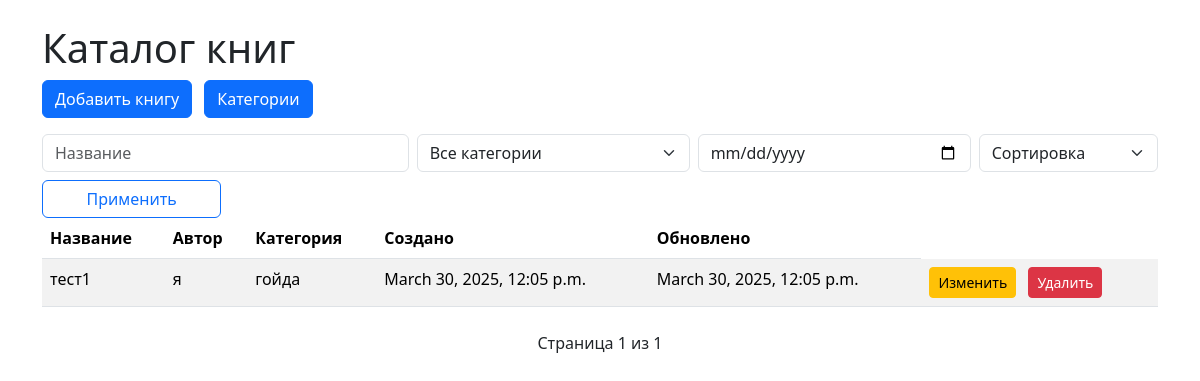
Before: /?page=2 with the older database file.
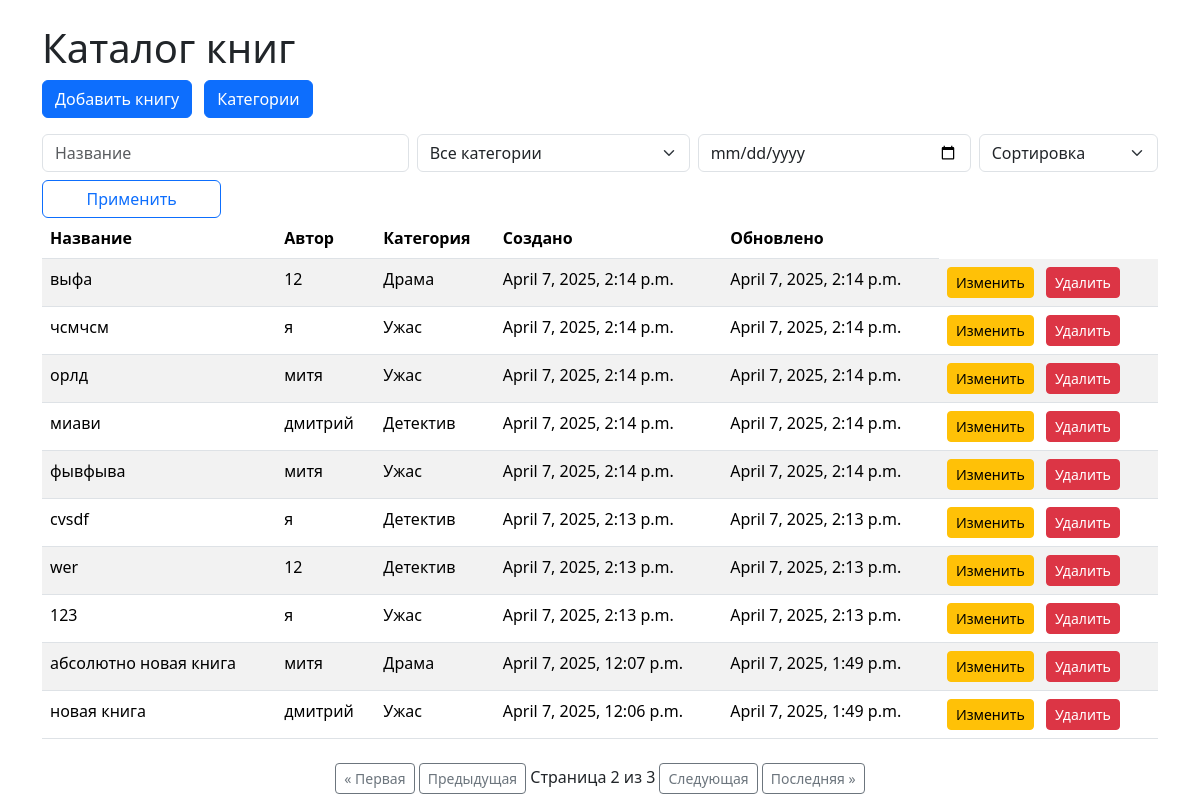
After: the same page with the newer database file.
### catalog/models.py (models this page shows, shortened)
class Book(models.Model):
    title = models.CharField(max_length=200)
    author = models.CharField(max_length=200)
    category = models.ForeignKey(Category, on_delete=models.CASCADE)
    created_at = models.DateTimeField(auto_now_add=True)
    updated_at = models.DateTimeField(auto_now=True)

class Category(models.Model):
    name = models.CharField(max_length=100, unique=True)

### catalog/views.py (the view)
# urls.py: path('', views.book_list, name='book_list'),
def book_list(request):
    books = Book.objects.all()
    categories = Category.objects.all()
    title_query = request.GET.get('title')
    if title_query:
        books = books.filter(title__icontains=title_query)
    category_id = request.GET.get('category')
    if category_id:
        books = books.filter(category_id=category_id)
    date_query = request.GET.get('date')
    if date_query:
        books = books.filter(created_at__date=date_query)
    allowed_sorts = [
        'title', '-title',
        'category__name', '-category__name',
        'created_at', '-created_at',
        'updated_at', '-updated_at'  # все возможные сортировки
    ]
    sort_by = request.GET.get('sort', '-created_at')  # по умолчанию сортировка по дате добавления (сначала новые)
    if sort_by not in allowed_sorts:
        sort_by = '-created_at'  # защита от неправильных параметров
    books = books.order_by(sort_by)
    paginator = Paginator(books, 10)
    page_number = request.GET.get('page')
    page_obj = paginator.get_page(page_number)
    return render(request, 'catalog/book_list.html', {
        'request': request,
        'page_obj': page_obj,
        'sort_by': sort_by,
        'categories': categories,
    })

### catalog/templatetags/custom_tags.py (called while the page is built)
@register.simple_tag(takes_context=True)
def param_replace(context, **kwargs):
    request = context['request']
    params = request.GET.copy()
    for key, value in kwargs.items():
        params[key] = value
    return params.urlencode()

### catalog/templates/catalog/book_list.html (shortened to what this page needs)
{% load static %}
{% load custom_tags %}
<!DOCTYPE html>
<html>
<head>
    <link href="{% static 'css/bootstrap.min.css' %}" rel="stylesheet">
</head>
<body>
    <div class="container mt-4">
        <h1>Каталог книг</h1>
        <a href="{% url 'add_book' %}" class="btn btn-primary mb-3">Добавить книгу</a>
        <a href="{% url 'category_list' %}" class="btn btn-primary mb-3 ms-2">Категории</a>
        <form method="get" id="combinedForm">
            <div class="row g-2">
                <div class="col-md-4">
                    <input type="text" class="form-control" name="title" placeholder="Название" value="{{ request.GET.title }}">
                </div>
                <div class="col-md-3">
                    <select class="form-select" name="category">
                        <option value="">Все категории</option>
                    </select>
                </div>
                <div class="col-md-3">
                    <input type="date" class="form-control" name="date" value="{{ request.GET.date }}">
                </div>
                <div class="col-md-2">
                    <select class="form-select" name="sort" onchange="document.getElementById('combinedForm').submit()">
                        <option value="">Сортировка</option>
                    </select>
                </div>
                <div class="col-md-2">
                    <button type="submit" class="btn btn-outline-primary w-100">Применить</button>
                </div>
            </div>
        </form>
        <table class="table table-striped">
            <thead>
                <tr>
                    <th>Название</th>
                    <th>Автор</th>
                    <th>Категория</th>
                    <th>Создано</th>
                    <th>Обновлено</th>
                </tr>
            </thead>
            <tbody>
                {% for book in page_obj %}
                <tr>
                    <td>{{ book.title }}</td>
                    <td>{{ book.author }}</td>
                    <td>{{ book.category.name }}</td>
                    <td>{{ book.created_at }}</td>
                    <td>{{ book.updated_at }}</td>
                    <td>
                        <a href="{% url 'edit_book' book.pk %}" class="btn btn-sm btn-warning me-2">Изменить</a>
                        <a href="{% url 'delete_book' book.pk %}" class="btn btn-sm btn-danger">Удалить</a>
                    </td>
                </tr>
                {% endfor %}
            </tbody>
        </table>
    </div>
</body>
</html>
{% include 'catalog/pagination.html' %}

Changed rows visible on the page:
no longer on this page (row edited): Book: title "тест1", author "я", category.name "гойда", created_at "March 30, 2025, 12:05 p.m.", updated_at "March 30, 2025, 12:05 p.m."
added Book: title "выфа", author "12", category.name "Драма", created_at "April 7, 2025, 2:14 p.m.", updated_at "April 7, 2025, 2:14 p.m."
added Book: title "чсмчсм", author "я", category.name "Ужас", created_at "April 7, 2025, 2:14 p.m.", updated_at "April 7, 2025, 2:14 p.m."
added Book: title "орлд", author "митя", category.name "Ужас", created_at "April 7, 2025, 2:14 p.m.", updated_at "April 7, 2025, 2:14 p.m."
added Book: title "миави", author "дмитрий", category.name "Детектив", created_at "April 7, 2025, 2:14 p.m.", updated_at "April 7, 2025, 2:14 p.m."
added Book: title "фывфыва", author "митя", category.name "Ужас", created_at "April 7, 2025, 2:14 p.m.", updated_at "April 7, 2025, 2:14 p.m."
added Book: title "cvsdf", author "я", category.name "Детектив", created_at "April 7, 2025, 2:13 p.m.", updated_at "April 7, 2025, 2:13 p.m."
added Book: title "wer", author "12", category.name "Детектив", created_at "April 7, 2025, 2:13 p.m.", updated_at "April 7, 2025, 2:13 p.m."
added Book: title "123", author "я", category.name "Ужас", created_at "April 7, 2025, 2:13 p.m.", updated_at "April 7, 2025, 2:13 p.m."
added Book: title "абсолютно новая книга", author "митя", category.name "Драма", created_at "April 7, 2025, 12:07 p.m.", updated_at "April 7, 2025, 1:49 p.m."
added Book: title "новая книга", author "дмитрий", category.name "Ужас", created_at "April 7, 2025, 12:06 p.m.", updated_at "April 7, 2025, 1:49 p.m."
Other visible differences:
{{ page_obj.number }}: "1" → "2"
{{ page_obj.paginator.num_pages }}: "1" → "3"
text now shown: "« Первая Предыдущая Следующая Последняя »"
